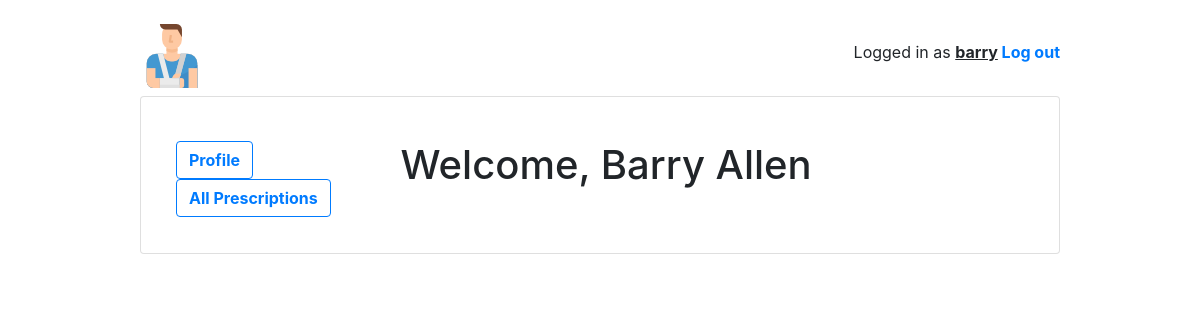
/home/patient/pro/ (signed in), run on the app's committed database.
### home/models.py (models this page shows)
class User(AbstractUser):
    is_patient = models.BooleanField(default=False)
    is_doctor = models.BooleanField(default=False)
    is_pharmacist = models.BooleanField(default=False)

### home/views/patient.py (the view)
# urls.py: path('pro/', patient.PatientListView.as_view(), name='patient_list'),
@method_decorator([login_required, patient_required], name='dispatch')
class PatientListView(ListView):
    model = Patient
    template_name = 'home/patient/patient_list.html'
    def get_queryset(self):
        return Patient.objects.all()

### home/templates/home/patient/patient_list.html
<!DOCTYPE html>
{% extends "base.html" %}
{% block content %}
<br>
<div class="container-fluid">
    <div class="row">
        <ul style="list-style-type:none" class="col-3 text-left">
            <li><a href="{% url 'patient:patient_profile' user.patient.ssn%}" class="btn btn-outline-primary" role="button"><strong>Profile</strong></a></li>
            <li><a href="{% url 'patient:patient_detail' user.patient.ssn %}" class="btn btn-outline-primary" role="button"><strong>All Prescriptions</strong></a></li>
        </ul>
        <div style="margin-left: 20px">
            <h1>Welcome, {{ user.first_name }} {{ user.last_name }}</h1>
        </div>
    </div>
</div>
{% endblock %}

### templates/base.html (shortened to what this page needs)
<!DOCTYPE html>
{% load static %}
<html lang="en">
<head>
    <link rel="stylesheet" href="https://maxcdn.bootstrapcdn.com/bootstrap/4.0.0/css/bootstrap.min.css">
    <link rel="stylesheet" type="text/css" href="{% static 'vendor/fontello-2f186091/css/fontello.css' %}">
    <link rel="stylesheet" type="text/css" href="{% static 'css/app.css' %}">
    {% if user.is_authenticated and user.is_patient %}
        <link rel="stylesheet" type="text/css" href="{% static 'css/patients.css' %}">
    {% elif user.is_authenticated and user.is_doctor %}
        <link rel="stylesheet" type="text/css" href="{% static 'css/doctors.css' %}">
    {% elif user.is_authenticated and user.is_pharmacist %}
        <link rel="stylesheet" type="text/css" href="{% static 'css/pharmacist.css' %}">
    {% else %}
        <link rel="stylesheet" type="text/css" href="{% static 'css/all.css' %}">
    {% endif %}
</head>
<body>
<div class="container my-4">
  <div class="row justify-content-center">
    <div class="col-md-10 col-sm-12">
      <div class="row">
        <div class="col-6">
            {% if user.is_authenticated and user.is_doctor %}
                <h1 class="logo"><a href="{% url 'index' %}"><img src="{% static 'images/doctor.png' %}"></a></h1>
            {% elif user.is_authenticated and user.is_patient %}
                <h1 class="logo"><a href="{% url 'index' %}"><img src="{% static 'images/patient.png' %}"></a></h1>
            {% elif user.is_authenticated and user.is_pharmacist %}
                <h1 class="logo"><a href="{% url 'index' %}"><img src="{% static 'images/phar.png' %}"></a></h1>
            {% else %}
                <h1 class="logo"><a href="{% url 'index' %}"><img src="{% static 'images/medical-history.png' %}"></a></h1>
            {% endif %}
        </div>
        <div class="col-6 text-right">
          {% if user.is_authenticated %}
            <p class="pt-3">Logged in as <strong><u>{{ user.username }}</u> <a href="{% url 'logout' %}">Log out</a></strong></p>
          {% else %}
            <a href="{% url 'login' %}" class="btn btn-light" role="button">Log in</a>
            <a href="{% url 'signup' %}" class="btn btn-primary" role="button">Sign up</a>
          {% endif %}
        </div>
      </div>
      <div class="card mb-3">
        <div class="card-body">
          {% block content %}
          {% endblock %}
        </div>
      </div>
    </div>
  </div>
</div>
</body>
</html>

### home/static/css/app.css (style rules this page uses)
.logo { font-family: 'Clicker Script', cursive; }
.logo a { color: #212529; text-decoration: none; }

### home/static/css/patients.css (style rules this page uses)
body { background-image: url( http://api.thumbr.it/whitenoise-361x370.png?); }

### data on the page
User: username "barry", first_name "Barry", last_name "Allen"
